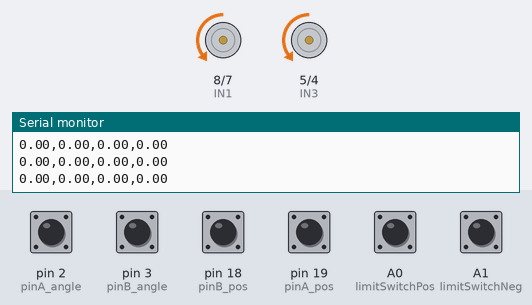
Recording of a sketch running on a simulated Arduino Mega 2560, built with avr-gcc and run on an emulated ATmega2560. Parts: motor-driver pin pairs drawn as motors (green arrow = first pin HIGH = forward, orange = second pin HIGH = backward, longer = more drive, scaled by the enable pin), the last lines printed to the serial monitor. The test bench sets the inputs (shaded band); at power-on: A0 (limitSwitchPos), A1 (limitSwitchNeg), pin 2 (pinA_angle), pin 3 (pinB_angle), pin 18 (pinB_pos), pin 19 (pinA_pos) HIGH.

Above: at 1.2 s.
1.3 s: A0 (limitSwitchPos) pulled LOW for 0.15 s
At 1.38 s:
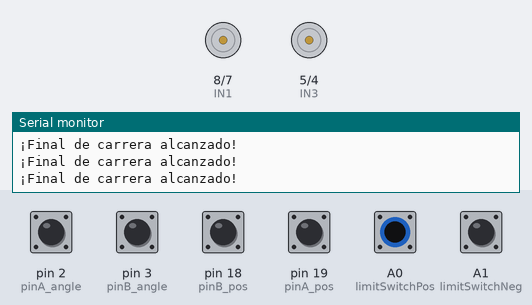
2.9 s: pin 2 (pinA_angle) pulled LOW for 1 s
At 4.9 s:
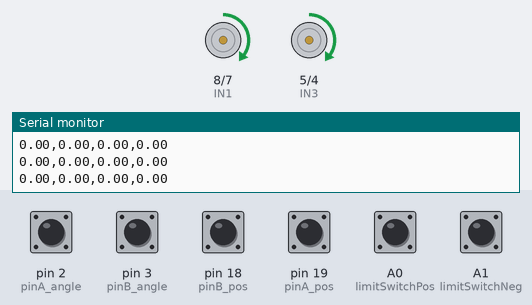
5.4 s: pin 3 (pinB_angle) pulled LOW for 0.15 s
At 5.48 s:
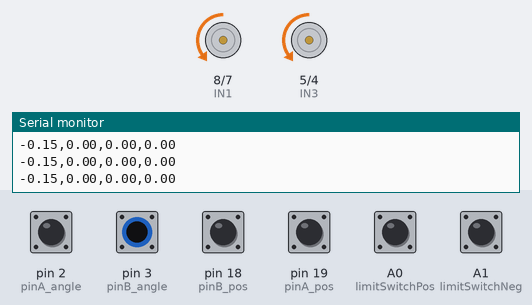
7.0 s: pin 2 (pinA_angle) pulled LOW for 0.15 s
At 7.3 s:
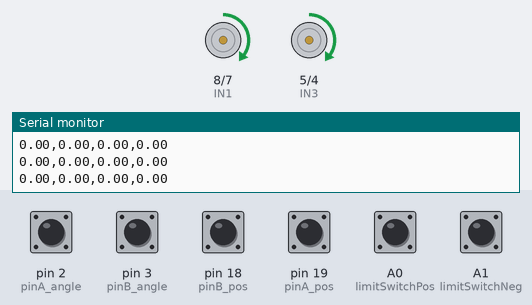
8.6 s: pin 3 (pinB_angle) pulled LOW for 1 s
At 9.4 s:
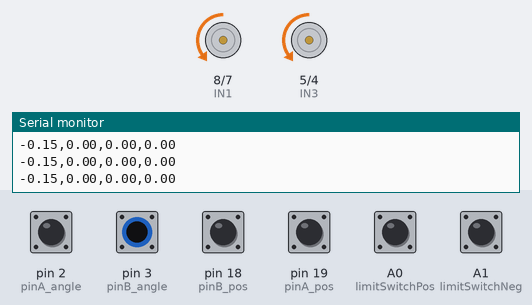
Timing chart, 0 to 11.6 s (numbered marks = the images above; inputs shaded):
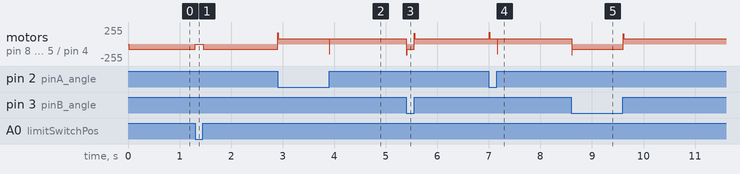

Measured:
- after the input at 1.3 s, motor on pin 8 (IN1) / pin 7 (IN2), motor on pin 5 (IN3) / pin 4 (IN4): backward 80/255 → stopped at once, → backward 80/255 0.15 s later
- after the input at 2.9 s, motor on pin 8 (IN1) / pin 7 (IN2), motor on pin 5 (IN3) / pin 4 (IN4): backward 80/255 → forward 80/255 at once
- after the input at 5.4 s, motor on pin 8 (IN1) / pin 7 (IN2), motor on pin 5 (IN3) / pin 4 (IN4): forward 80/255 → backward 80/255 at once, → forward 80/255 0.15 s later
- after the input at 7.0 s, motor on pin 8 (IN1) / pin 7 (IN2), motor on pin 5 (IN3) / pin 4 (IN4): forward 80/255 → forward 173/255 at once, → forward 80/255 0.01 s later, → backward 146/255 0.14 s later, → forward 80/255 0.01 s later
- after the input at 8.6 s, motor on pin 8 (IN1) / pin 7 (IN2), motor on pin 5 (IN3) / pin 4 (IN4): forward 80/255 → backward 80/255 at once, → forward 80/255 1.0 s later

The sketch:

PIDSSControl.ino
```cpp
// ===== CONFIGURACIÓN DE PINES DEL PUENTE H (L298N) =====
// Canal A
const int ENA = 9;    // PWM Motor A
const int IN1 = 8;    // Dirección 1 Motor A
const int IN2 = 7;    // Dirección 2 Motor A

// Canal B
const int ENB = 6;    // PWM Motor B
const int IN3 = 5;    // Dirección 1 Motor B
const int IN4 = 4;    // Dirección 2 Motor B

// ===== ENCODERS Y FINALES DE CARRERA =====
// Encoder del péndulo (ángulo)
const byte pinA_angle = 2;   // Interrupción 0 en Mega
const byte pinB_angle = 3;   // Interrupción 1 en Mega

// Encoder del carro (posición)
const byte pinA_pos = 19;    // Interrupción 4 en Mega
const byte pinB_pos = 18;    // Interrupción 5 en Mega

// Finales de carrera
const byte limitSwitchPos = A0;
const byte limitSwitchNeg = A1;

// ===== PARÁMETROS DEL SISTEMA =====
const long PPR = 600;                     // Pulsos por revolución del encoder
const long countsPerRev = PPR * 4;        // Cuadratura (4 pulsos por ciclo)
const float degPerCount = 360.0 / countsPerRev;  // Grados por pulso
const float cmPerCount = 15.0 / countsPerRev;    // 15 cm por vuelta

// ===== VARIABLES GLOBALES =====
volatile long angle_count = 0;            // Cuenta del encoder de ángulo
volatile long position_count = 0;         // Cuenta del encoder de posición

// Ganancias del controlador PID para el ángulo
float Kp = -68.7;  // Proporcional
float Ki = -42.3;  // Integral
float Kd = -16.5;  // Derivativo

// Ganancias del controlador de espacio de estados para posición
float K[4] = {5.0196, 10.2530, 12.4430, 6.0000};  // [K1, K2, K3, K4]

// Factor para ajustar la referencia de posición basada en u_pid
float factor = 0.1;  // Ajustar según sea necesario

// Vector de estado: [ángulo (°), velocidad angular (°/s), posición (cm), velocidad (cm/s)]
float x[4] = {0, 0, 0, 0};

// Referencia original de posición (cm)
float ref_position_original = 0.0;

// Referencia de ángulo (grados)
float ref_angle = 0.0;

// Variables para el PID
float integral = 0;
float prev_error = 0;

// Tiempo de control (100Hz)
unsigned long lastTime = 0;
const float dt = 0.01;                    // Intervalo de control (10 ms)

// ===== FUNCIONES DE INTERRUPCIÓN PARA ENCODERS =====
void isrEncoderA_angle() {
  if (digitalRead(pinA_angle)) {
    angle_count += (digitalRead(pinB_angle) ? -1 : 1);
  } else {
    angle_count += (digitalRead(pinB_angle) ? 1 : -1);
  }
}

void isrEncoderB_angle() {
  if (digitalRead(pinB_angle)) {
    angle_count += (digitalRead(pinA_angle) ? 1 : -1);
  } else {
    angle_count += (digitalRead(pinA_angle) ? -1 : 1);
  }
}

void isrEncoderA_pos() {
  if (digitalRead(pinA_pos)) {
    position_count += (digitalRead(pinB_pos) ? -1 : 1);
  } else {
    position_count += (digitalRead(pinB_pos) ? 1 : -1);
  }
}

void isrEncoderB_pos() {
  if (digitalRead(pinB_pos)) {
    position_count += (digitalRead(pinA_pos) ? 1 : -1);
  } else {
    position_count += (digitalRead(pinA_pos) ? -1 : 1);
  }
}

// ===== SETUP =====
void setup() {
  pinMode(ENA, OUTPUT);
  pinMode(IN1, OUTPUT);
  pinMode(IN2, OUTPUT);
  pinMode(ENB, OUTPUT);
  pinMode(IN3, OUTPUT);
  pinMode(IN4, OUTPUT);

  pinMode(pinA_angle, INPUT_PULLUP);
  pinMode(pinB_angle, INPUT_PULLUP);
  pinMode(pinA_pos, INPUT_PULLUP);
  pinMode(pinB_pos, INPUT_PULLUP);

  pinMode(limitSwitchPos, INPUT_PULLUP);
  pinMode(limitSwitchNeg, INPUT_PULLUP);

  attachInterrupt(digitalPinToInterrupt(pinA_angle), isrEncoderA_angle, CHANGE);
  attachInterrupt(digitalPinToInterrupt(pinB_angle), isrEncoderB_angle, CHANGE);
  attachInterrupt(digitalPinToInterrupt(pinA_pos), isrEncoderA_pos, CHANGE);
  attachInterrupt(digitalPinToInterrupt(pinB_pos), isrEncoderB_pos, CHANGE);

  Serial.begin(115200);
  Serial.println("Controlador PID + SS inicializado");
}

// ===== LOOP PRINCIPAL =====
void loop() {
  unsigned long currentTime = millis();
  float deltaTime = (currentTime - lastTime) / 1000.0;

  if (deltaTime >= dt) {
    noInterrupts();
    long current_angle = angle_count;
    long current_position = position_count;
    interrupts();

    float angle = current_angle * degPerCount;
    angle = fmod(angle + 360.0, 360.0);
    if (angle > 180.0) angle -= 360.0;

    float position = current_position * cmPerCount;

    float ang_velocity = (angle - x[0]) / dt;
    float velocity = (position - x[2]) / dt;

    x[0] = angle;        // Ángulo en grados
    x[1] = ang_velocity; // Velocidad angular en °/s
    x[2] = position;     // Posición en cm
    x[3] = velocity;     // Velocidad en cm/s

    if (digitalRead(limitSwitchPos) == LOW || digitalRead(limitSwitchNeg) == LOW) {
      stopMotors();
      Serial.println("¡Final de carrera alcanzado!");
      lastTime = currentTime;
      return;
    }

    // **Control PID para el ángulo**
    float error = ref_angle - x[0];        // Error: ángulo deseado - ángulo actual
    integral += error * dt;                // Término integral
    float derivative = (error - prev_error) / dt; // Término derivativo
    float u_pid = Kp * error + Ki * integral + Kd * derivative; // Señal PID
    prev_error = error;

    // Ajustar la referencia de posición basada en u_pid
    float ref_position = ref_position_original + factor * u_pid;

    // Vector de referencia: [ref_angle, 0, ref_position, 0]
    float x_ref[4] = {ref_angle, 0.0, ref_position, 0.0};

    // Calcular la señal de control del espacio de estados
    float u_ss = 0.0;
    for (int i = 0; i < 4; i++) {
      u_ss -= K[i] * (x[i] - x_ref[i]);
    }

    // La señal total es simplemente u_ss, ya que el PID ya influye en x_ref
    float u_total = u_ss;

    int pwm = constrain(abs(u_total), 80, 255);

    if (u_total > 0) {
      digitalWrite(IN1, HIGH);
      digitalWrite(IN2, LOW);
      digitalWrite(IN3, HIGH);
      digitalWrite(IN4, LOW);
    } else {
      digitalWrite(IN1, LOW);
      digitalWrite(IN2, HIGH);
      digitalWrite(IN3, LOW);
      digitalWrite(IN4, HIGH);
    }

    analogWrite(ENA, pwm);
    analogWrite(ENB, pwm);

    Serial.print(x[0], 2); Serial.print(',');
    Serial.print(x[1], 2); Serial.print(',');
    Serial.print(x[2], 2); Serial.print(',');
    Serial.println(x[3], 2);

    lastTime = currentTime;
  }
}

// ===== FUNCIONES AUXILIARES =====
void stopMotors() {
  digitalWrite(IN1, LOW);
  digitalWrite(IN2, LOW);
  digitalWrite(IN3, LOW);
  digitalWrite(IN4, LOW);
  analogWrite(ENA, 0);
  analogWrite(ENB, 0);
}
```
